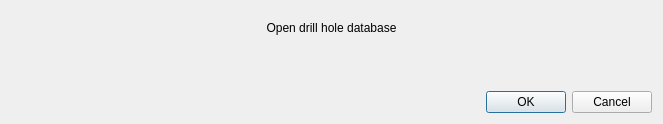
<?xml version="1.0" encoding="UTF-8"?>
<ui version="4.0">
 <class>desurveyHole_dialog</class>
 <widget class="QDialog" name="desurveyHole_dialog">
  <property name="geometry">
   <rect>
    <x>0</x>
    <y>0</y>
    <width>663</width>
    <height>124</height>
   </rect>
  </property>
  <property name="windowTitle">
   <string>Desurvey Hole</string>
  </property>
  <layout class="QVBoxLayout" name="verticalLayout">
   <item>
    <widget class="QLabel" name="label_3">
     <property name="sizePolicy">
      <sizepolicy hsizetype="Preferred" vsizetype="Preferred">
       <horstretch>0</horstretch>
       <verstretch>0</verstretch>
      </sizepolicy>
     </property>
     <property name="text">
      <string>Open drill hole database</string>
     </property>
     <property name="alignment">
      <set>Qt::AlignCenter</set>
     </property>
    </widget>
   </item>
   <item>
    <widget class="QgsFileWidget" name="fwDatabase">
     <property name="filter">
      <string>*.gpkg</string>
     </property>
     <property name="storageMode">
      <enum>QgsFileWidget::GetFile</enum>
     </property>
    </widget>
   </item>
   <item>
    <widget class="QDialogButtonBox" name="buttonBox">
     <property name="orientation">
      <enum>Qt::Horizontal</enum>
     </property>
     <property name="standardButtons">
      <set>QDialogButtonBox::Cancel|QDialogButtonBox::Ok</set>
     </property>
    </widget>
   </item>
  </layout>
 </widget>
 <customwidgets>
  <customwidget>
   <class>QgsFileWidget</class>
   <extends>QWidget</extends>
   <header>qgsfilewidget.h</header>
  </customwidget>
 </customwidgets>
 <resources/>
 <connections>
  <connection>
   <sender>buttonBox</sender>
   <signal>accepted()</signal>
   <receiver>desurveyHole_dialog</receiver>
   <slot>accept()</slot>
   <hints>
    <hint type="sourcelabel">
     <x>248</x>
     <y>254</y>
    </hint>
    <hint type="destinationlabel">
     <x>157</x>
     <y>274</y>
    </hint>
   </hints>
  </connection>
  <connection>
   <sender>buttonBox</sender>
   <signal>rejected()</signal>
   <receiver>desurveyHole_dialog</receiver>
   <slot>reject()</slot>
   <hints>
    <hint type="sourcelabel">
     <x>316</x>
     <y>260</y>
    </hint>
    <hint type="destinationlabel">
     <x>286</x>
     <y>274</y>
    </hint>
   </hints>
  </connection>
 </connections>
</ui>
